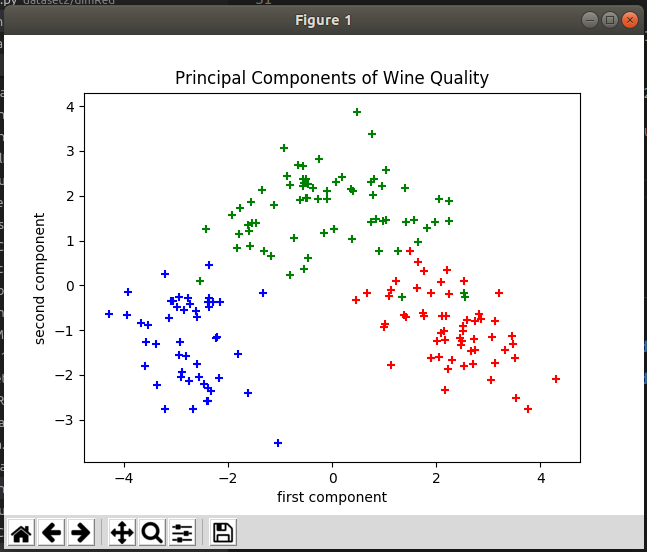

Write the Python code that produced this figure.
from sklearn.decomposition import PCA
from sklearn.datasets import load_wine
import numpy as np
import matplotlib.pyplot as plt
from sklearn.preprocessing import StandardScaler


X = load_wine().data
y = load_wine().target

scaler = StandardScaler()
scaler.fit(X)

X = scaler.transform(X)
pca = PCA(n_components=2)
pca.fit(X)
dr_X = pca.transform(X)

newData = [[],[],[]]
i = 0

for pt in dr_X:
    newData[y[i]].append(pt)
    i += 1


print np.array(newData[0]).shape
for i in range(len(newData[0])):
    plt.scatter(newData[0][i][0],newData[0][i][1],marker='+',color='r')
    
for i in range(len(newData[1])):
    plt.scatter(newData[1][i][0],newData[1][i][1],marker='+',color='g')

for i in range(len(newData[2])):
    plt.scatter(newData[2][i][0],newData[2][i][1],marker='+',color='b')

plt.title('Principal Components of Wine Quality')
plt.xlabel('first component')
plt.ylabel('second component')
plt.show()

print (pca.explained_variance_ratio_)
